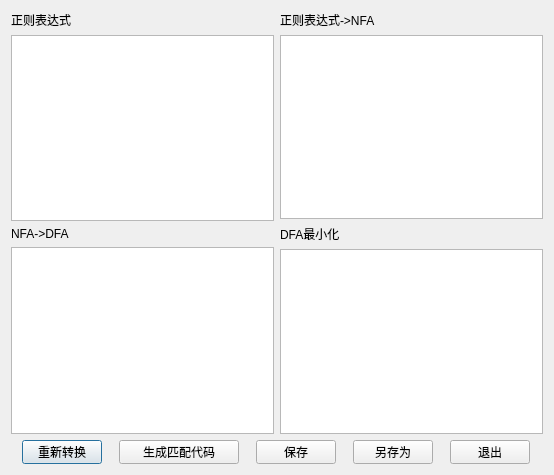
<?xml version="1.0" encoding="UTF-8"?>
<ui version="4.0">
 <class>Dialog</class>
 <widget class="QDialog" name="Dialog">
  <property name="geometry">
   <rect>
    <x>0</x>
    <y>0</y>
    <width>554</width>
    <height>475</height>
   </rect>
  </property>
  <property name="windowTitle">
   <string>Dialog</string>
  </property>
  <layout class="QGridLayout" name="gridLayout">
   <item row="0" column="0">
    <layout class="QVBoxLayout" name="verticalLayout_3">
     <item>
      <layout class="QHBoxLayout" name="horizontalLayout">
       <item>
        <layout class="QVBoxLayout" name="verticalLayout">
         <item>
          <widget class="QLabel" name="label">
           <property name="text">
            <string>正则表达式</string>
           </property>
          </widget>
         </item>
         <item>
          <widget class="QTextEdit" name="textEdit"/>
         </item>
         <item>
         <widget class="QLabel" name="label_3">
          <property name="text">
           <string>NFA-&gt;DFA</string>
          </property>
         </widget>
        </item>
        <item>
          <widget class="QTableWidget" name="tableWidget_dfa">
           <property name="alternatingRowColors">
            <bool>true</bool>
           </property>
           <property name="selectionMode">
            <enum>QAbstractItemView::NoSelection</enum>
           </property>
           <property name="editTriggers">
            <set>QAbstractItemView::NoEditTriggers</set>
           </property>
          </widget>
        </item>
       </layout>
      </item>
      <item>
       <layout class="QVBoxLayout" name="verticalLayout_2">
        <item>
         <widget class="QLabel" name="label_2">
          <property name="text">
           <string>正则表达式-&gt;NFA</string>
          </property>
         </widget>
        </item>
        <item>
          <widget class="QTableWidget" name="tableWidget_nfa">
           <property name="alternatingRowColors">
            <bool>true</bool>
           </property>
           <property name="selectionMode">
            <enum>QAbstractItemView::NoSelection</enum>
           </property>
           <property name="editTriggers">
            <set>QAbstractItemView::NoEditTriggers</set>
           </property>
          </widget>
        </item>
        <item>
         <widget class="QLabel" name="label_4">
          <property name="text">
           <string>DFA最小化</string>
          </property>
         </widget>
        </item>
        <item>
          <widget class="QTableWidget" name="tableWidget_minDfa">
           <property name="alternatingRowColors">
            <bool>true</bool>
           </property>
           <property name="selectionMode">
            <enum>QAbstractItemView::NoSelection</enum>
           </property>
           <property name="editTriggers">
            <set>QAbstractItemView::NoEditTriggers</set>
           </property>
          </widget>
        </item>
       </layout>
      </item>
     </layout>
    </item>
     <item>
      <layout class="QHBoxLayout" name="horizontalLayout_2">
       <item>
       <widget class="QPushButton" name="pushButton">
         <property name="maximumSize">
          <size>
           <width>80</width>
           <height>24</height>
          </size>
         </property>
         <property name="text">
          <string>重新转换</string>
         </property>
       </widget>
      </item>
      <item>
       <widget class="QPushButton" name="pushButton_genCode">
        <property name="maximumSize">
         <size>
          <width>120</width>
          <height>24</height>
         </size>
        </property>
        <property name="text">
         <string>生成匹配代码</string>
        </property>
       </widget>
      </item>
       <item>
        <widget class="QPushButton" name="pushButton_4">
         <property name="maximumSize">
          <size>
           <width>80</width>
           <height>24</height>
          </size>
         </property>
         <property name="text">
          <string>保存</string>
         </property>
        </widget>
       </item>
       <item>
        <widget class="QPushButton" name="pushButton_3">
         <property name="maximumSize">
          <size>
           <width>80</width>
           <height>24</height>
          </size>
         </property>
         <property name="text">
          <string>另存为</string>
         </property>
        </widget>
       </item>
       <item>
        <widget class="QPushButton" name="pushButton_2">
         <property name="maximumSize">
          <size>
           <width>80</width>
           <height>24</height>
          </size>
         </property>
         <property name="text">
          <string>退出</string>
         </property>
        </widget>
       </item>
      </layout>
     </item>
    </layout>
   </item>
  </layout>
 </widget>
 <resources/>
 <connections/>
</ui>
